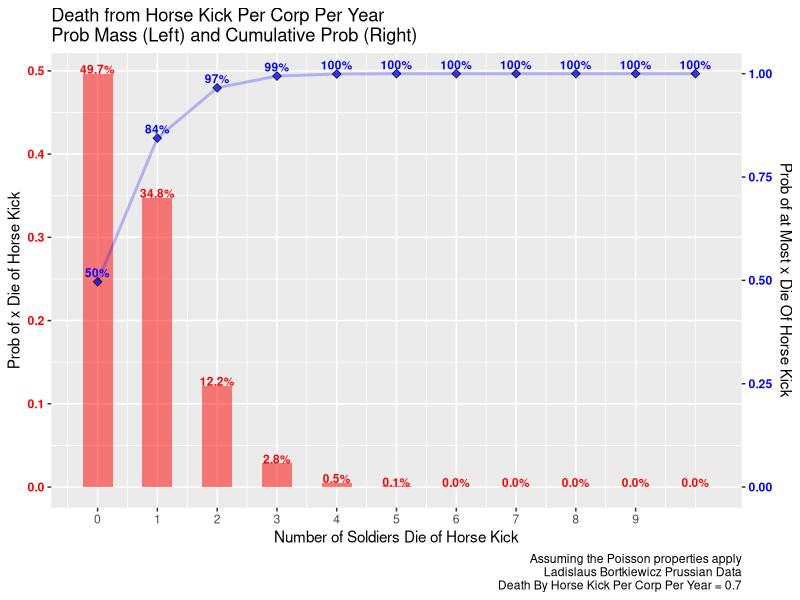

Write the R code that produced this figure.
## ----------------------------------------------------------------------------------------------------------------------------------------------------------------------
library(tidyverse)

# Parameters
n <- 10
mu <- 0.70

# Generate Data
# A vector of different survival counts
zero2large <- 0:n
# Probability for different survival counts
prob_of_diekicks <- dpois(zero2large, mu)
# Cumulative Probability for different survival counts, before dbinom, now pbinom
cumulative_prob_of_diekicks <- ppois(zero2large, mu)
# Data File that Includes Cumulative Probability and Mass
diekick.prob <- tibble(diekicks=(zero2large), prob=prob_of_diekicks, cum.prob=cumulative_prob_of_diekicks)

# Control Graph Size
options(repr.plot.width = 5, repr.plot.height = 4)
# Two axis colors
axis.sec.ratio <- max(cumulative_prob_of_diekicks)/max(prob_of_diekicks)
right.axis.color <- 'blue'
left.axis.color <- 'red'

# Probabilities
diekick.graph <- diekick.prob %>%
    ggplot(aes(x=diekicks)) +
    geom_bar(aes(y=prob),
             stat='identity', alpha=0.5, width=0.5, fill=left.axis.color) +
    geom_text(aes(y=prob,
                  label = paste0(sprintf('%2.1f', prob*100), '%')),
              vjust = -0., size = 3, color=left.axis.color, fontface='bold')

# Cumulative Probabilities
diekick.graph <- diekick.graph +
    geom_line(aes(y=cum.prob/axis.sec.ratio),
              alpha=0.25, size=1, color=right.axis.color) +
    geom_point(aes(y=cum.prob/axis.sec.ratio),
               alpha=0.75, size=2, shape=23, fill=right.axis.color) +
    geom_text(aes(y=cum.prob/axis.sec.ratio,
                  label = paste0(sprintf('%2.0f', cum.prob*100), '%')),
              vjust = -0.5, size = 3, color=right.axis.color, fontface='bold')


# Graph Strings
graph.title <- sprintf(
    paste0('Death from Horse Kick Per Corp Per Year\n',
           'Prob Mass (Left) and Cumulative Prob (Right)'))
graph.caption <- sprintf(
    paste0('Assuming the Poisson properties apply\n',
           'Ladislaus Bortkiewicz Prussian Data\n',
           'Death By Horse Kick Per Corp Per Year = %s'), mu)
graph.title.x <- 'Number of Soldiers Die of Horse Kick'
graph.title.y.axisleft <- 'Prob of x Die of Horse Kick'
graph.title.y.axisright <- 'Prob of at Most x Die Of Horse Kick'

# Graphing
diekick.graph <- diekick.graph +
    labs(title = graph.title,
         x = graph.title.x,
         y = graph.title.y.axisleft,
         caption = graph.caption) +
    scale_y_continuous(sec.axis =
                       sec_axis(~.*axis.sec.ratio,
                                name = graph.title.y.axisright)) +
    scale_x_continuous(labels = zero2large[floor(seq(1,n,length.out=10))],
                       breaks = zero2large[floor(seq(1,n,length.out=10))]) +
    theme(axis.text.y = element_text(face='bold'),
          axis.text.y.right = element_text(color = right.axis.color),
          axis.text.y.left = element_text(color = left.axis.color))

# Print
print(diekick.graph)


## ----------------------------------------------------------------------------------------------------------------------------------------------------------------------
# Tabular
round(as.tibble(diekick.prob), 3)

